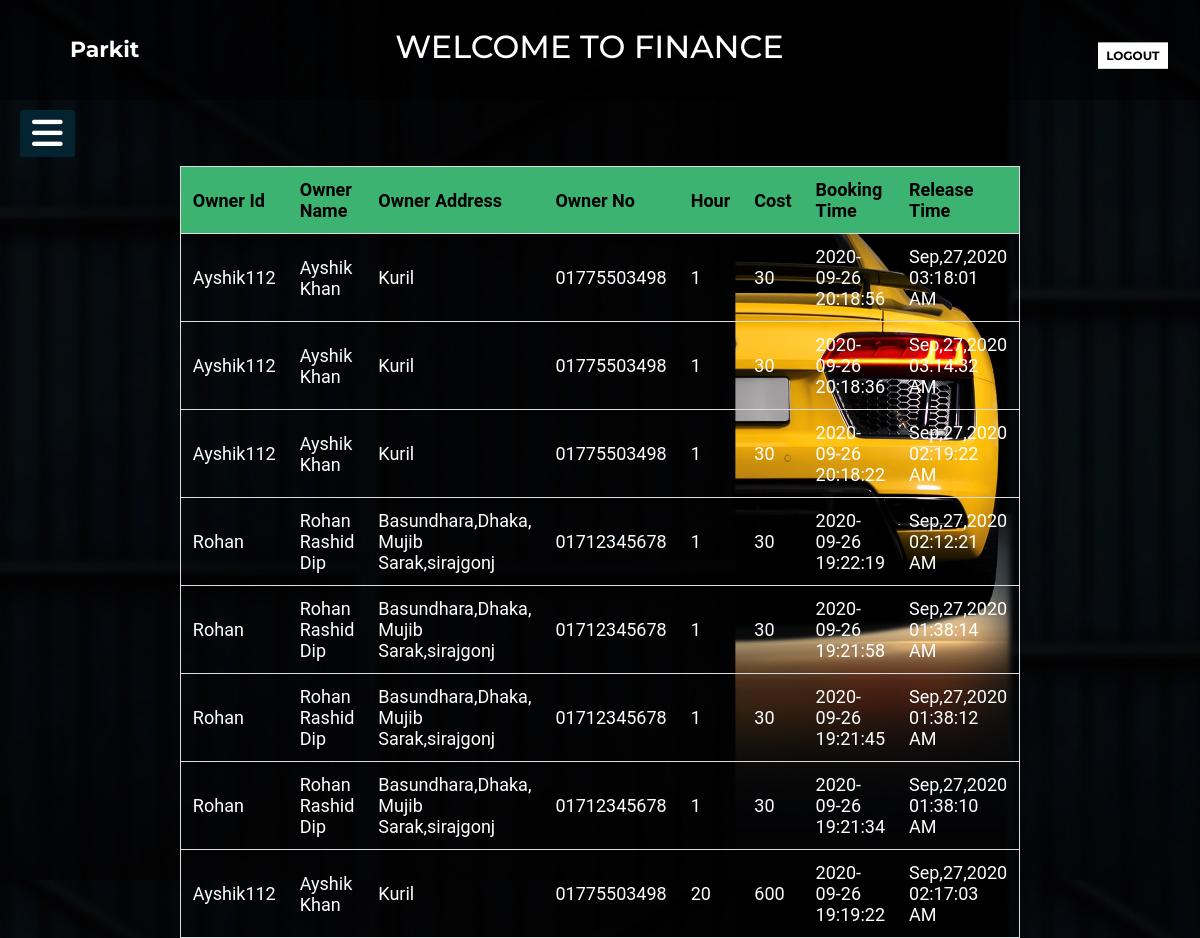
/Views/Parker/parkerhistory.php (signed in), run on the app's committed database.
### tables this page shows
CREATE TABLE `booking` (
  `sl` int(50) NOT NULL,
  `parkerId` varchar(50) NOT NULL,
  `oid` varchar(100) NOT NULL,
  `oname` varchar(100) NOT NULL,
  `oaddress` varchar(300) NOT NULL,
  `ono` varchar(100) NOT NULL,
  `ospace` varchar(10) NOT NULL,
  `hour` varchar(10) NOT NULL,
  `cost` varchar(100) NOT NULL,
  `Date&Time` timestamp NOT NULL DEFAULT CURRENT_TIMESTAMP,
  `Status` varchar(200) NOT NULL,
  `ReleaseTime` varchar(200) NOT NULL
);

### Controllers/ParkerController.php (called while the page is built, shortened)
<?php
  require_once '../Models/db_connect.php';
function history()
{
  if(!empty('$_SESSION["loggedinuser"]')){
    $var=$_SESSION["loggedinuser"];
  }
  $query="SELECT * FROM booking WHERE parkerId='$var' AND status='Released' order by `sl` DESC";
  $info=get($query);
  return $info;
}
?>

### Views/Models/db_connect.php (called while the page is built, shortened)
<?php
	 $serverName="localhost";
	 $userName="root";
	 $password="";
	 $dbName="parkit";
	function get($query)
	{
        $data=array();
		global $serverName,$userName,$password,$dbName;
		$conn = mysqli_connect( $serverName, $userName, $password, $dbName);
        $result=mysqli_query($conn,$query);
        if(mysqli_num_rows($result) > 0)
        {
            while($row = mysqli_fetch_assoc($result))
            {
                $entity=array();
                foreach($row as $k=>$v)
                {
                    $entity[$k] = $row[$k];
                }
                $data[] = $entity;
            }
        }
		return $data;
	}
?>

### Views/Parker/parkerhistory.php (the view, shortened to what this page needs)
<?php
require_once ('../../Controllers/ParkerController.php');
	$info = history();
?>
<!DOCTYPE html>
<html lang="en">
  <head>
    <link rel="stylesheet" href="finance.css" />
  </head>
  <body>
    <header class="header">
      <div class="bgimage">
        <div class="menu">
          <div class="leftmenu">
            <h3><a href="parkerarea.php">Parkit</a></h3>
          </div>
          <div class="welcome">
            <h1>Welcome to Finance</h1>
            <div class="rightmenu">
              <button
                id="buttonone"
                <
                onclick="window.location.href='../home.html';"
              >
                Logout
              </button>
            </div>
          </div>
        </div>
      </div>
    </header>
    <label for="check">
      <i class="fas fa-bars" id="btn"></i>
    </label>
    <section>
      <div class="main-section">
        <div class="dashbord">
          <div class="icon-section">
          <form  method="post" action="" enctype="multipart/form-data">
<center><table id="myTable">
  <tr class="header">
    <th style="color:black">Owner Id</th>
<th style="color:black">Owner Name</th>
    <th style="color:black">Owner Address</th>
<th style="color:black">Owner No</th>
<th style="color:black">Hour</th>
<th style="color:black">Cost</th>
<th style="color:black">Booking Time</th>
<th style="color:black">Release Time</th>
  </tr>
  <tbody>
    <?php
      foreach($info as $info)
      {
        echo "<tr>";
        echo "<td>".$info["oid"]."</td>";
  echo "<td>".$info["oname"]."</td>";
echo "<td>".$info["oaddress"]."</td>";
            echo "<td>".$info["ono"]."</td>";
			echo "<td>".$info["hour"]."</td>";
			echo "<td>".$info["cost"]."</td>";
			echo "<td>".$info["Date&Time"]."</td>";
			echo "<td>".$info["ReleaseTime"]."</td>";
        echo "</tr>";
      }
    ?>
  </tbody>
</table></center>
            </form>
          </div>
        </div>
      </div>
    </section>
  </body>
</html>

### Views/Parker/finance.css (style rules this page uses)
* { margin: 0; padding: 0; }
body { background: url(../Images/car.jpg); background-size: 100% 110%; width: 100%; height: 100vh; }
* { padding: 0; margin: 0; list-style: none; text-decoration: none; }
body { font-family: "Roboto", sans-serif; }
.menu { width: 100%; height: 100px; background-color: rgba(0, 0, 0, 0.5); }
.leftmenu { width: 20%; line-height: 100px; float: left; }
.leftmenu h3 { padding-left: 70px; font-weight: bold; color: white; font-size: 22px; font-family: "Montserrat", sans-serif; cursor: pointer; }
.leftmenu h3 a { color: white; text-decoration: none; }
.rightmenu { width: 70%; height: 100px; float: right; }
#buttonone { background-color: white; border: none; font-size: 12px; font-weight: bold; text-transform: uppercase; line-height: 20px; width: 70px; font-family: "Montserrat", sans-serif; border: 3px solid white; cursor: pointer; transform: translate(70%, -90%); margin-left: 82%; }
label #btn, label #cancel { position: absolute; background: #042331; border-radius: 3px; cursor: pointer; }
label #btn { left: 20px; top: 110px; font-size: 35px; color: white; padding: 6px 12px; transition: all 0.5s; }
.welcome h1 { color: white; font-family: "Montserrat", sans-serif; text-transform: uppercase; font-weight: 500; text-align: center; padding-right: 261px; padding-top: 27px; }

### Views/Parker/parkerhistory.php (style rules this page uses)
* { box-sizing: border-box; }
#myTable { border-collapse: collapse; width: 50%; border: 1px solid #ddd; font-size: 18px; color: white; }
#myTable th, #myTable td { text-align: left; padding: 12px; }
#myTable tr { border-bottom: 1px solid #ddd; }
#myTable tr.header, #myTable tr:hover { background-color: mediumseagreen; }

### data on the page
booking: oid "Ayshik112", oname "Ayshik Khan", oaddress "Kuril", ono "01775503498", hour "1", cost "30", value "2020-09-26 20:18:56", ReleaseTime "Sep,27,2020 03:18:01 AM"
booking: oid "Ayshik112", oname "Ayshik Khan", oaddress "Kuril", ono "01775503498", hour "1", cost "30", value "2020-09-26 20:18:36", ReleaseTime "Sep,27,2020 03:14:32 AM"
booking: oid "Ayshik112", oname "Ayshik Khan", oaddress "Kuril", ono "01775503498", hour "1", cost "30", value "2020-09-26 20:18:22", ReleaseTime "Sep,27,2020 02:19:22 AM"
booking: oid "Rohan", oname "Rohan Rashid Dip", oaddress "Basundhara,Dhaka, Mujib Sarak,sirajgonj", ono "01712345678", hour "1", cost "30", value "2020-09-26 19:22:19", ReleaseTime "Sep,27,2020 02:12:21 AM"
booking: oid "Rohan", oname "Rohan Rashid Dip", oaddress "Basundhara,Dhaka, Mujib Sarak,sirajgonj", ono "01712345678", hour "1", cost "30", value "2020-09-26 19:21:58", ReleaseTime "Sep,27,2020 01:38:14 AM"
booking: oid "Rohan", oname "Rohan Rashid Dip", oaddress "Basundhara,Dhaka, Mujib Sarak,sirajgonj", ono "01712345678", hour "1", cost "30", value "2020-09-26 19:21:45", ReleaseTime "Sep,27,2020 01:38:12 AM"
booking: oid "Rohan", oname "Rohan Rashid Dip", oaddress "Basundhara,Dhaka, Mujib Sarak,sirajgonj", ono "01712345678", hour "1", cost "30", value "2020-09-26 19:21:34", ReleaseTime "Sep,27,2020 01:38:10 AM"
booking: oid "Ayshik112", oname "Ayshik Khan", oaddress "Kuril", ono "01775503498", hour "20", cost "600", value "2020-09-26 19:19:22", ReleaseTime "Sep,27,2020 02:17:03 AM"
